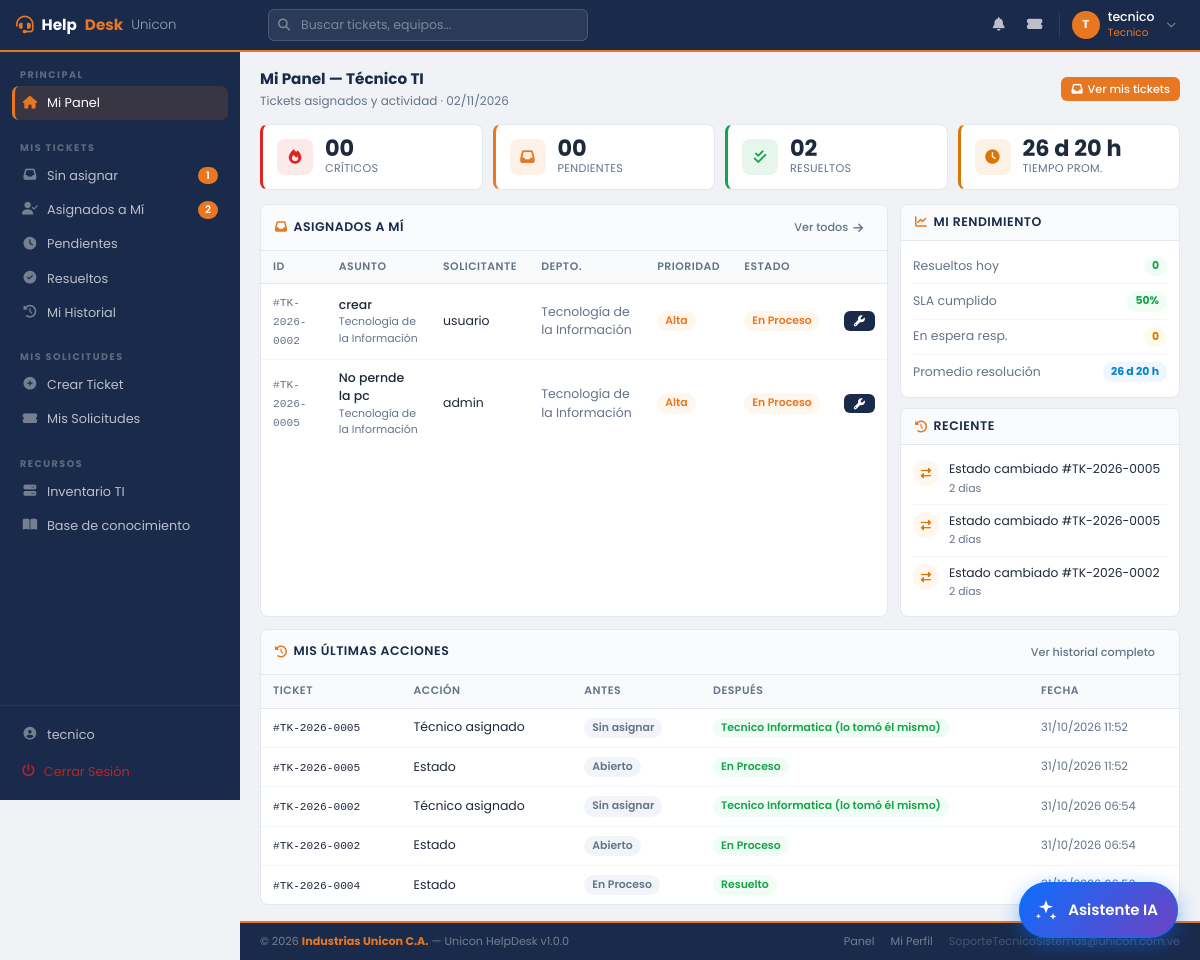
Screenshot of /tecnico/dashboard.php (signed in) with the database file from the repository.
### tables this page shows
CREATE TABLE `roles` (
  `id_rol` int(11) NOT NULL AUTO_INCREMENT,
  `nombre` varchar(50) NOT NULL,
  `descripcion` text DEFAULT NULL,
  `nivel_acceso` tinyint(1) NOT NULL DEFAULT 1,
  PRIMARY KEY (`id_rol`),
  UNIQUE KEY `nombre` (`nombre`)
);

CREATE TABLE `tickets` (
  `id_tickets` int(11) NOT NULL AUTO_INCREMENT,
  `codigo_ticket` varchar(20) NOT NULL,
  `asunto` varchar(200) NOT NULL,
  `descripcion` text NOT NULL,
  `fecha_creacion` datetime NOT NULL DEFAULT current_timestamp(),
  `fecha_cierre` datetime DEFAULT NULL,
  `id_usuario_solicitante` int(11) NOT NULL,
  `id_usuario_asignado` int(11) DEFAULT NULL,
  `id_departamento` int(11) NOT NULL,
  `id_categoria` int(11) NOT NULL,
  `id_prioridad` int(11) NOT NULL DEFAULT 2,
  `id_estado` int(11) NOT NULL DEFAULT 1,
  `id_inventario` int(11) DEFAULT NULL,
  `solucion` text DEFAULT NULL,
  `observaciones` text DEFAULT NULL,
  PRIMARY KEY (`id_tickets`),
  UNIQUE KEY `codigo_ticket` (`codigo_ticket`),
  KEY `fecha_creacion` (`fecha_creacion`),
  KEY `fk_ticket_categoria` (`id_categoria`),
  KEY `fk_ticket_usuario_asignado` (`id_usuario_asignado`),
  KEY `fk_ticket_usuario_solicitante` (`id_usuario_solicitante`),
  KEY `fk_ticket_prioridad` (`id_prioridad`),
  KEY `fk_ticket_departamento` (`id_departamento`),
  KEY `id_inventario` (`id_inventario`),
  KEY `id_estado` (`id_estado`),
  CONSTRAINT `fk_ticket_categoria` FOREIGN KEY (`id_categoria`) REFERENCES `categoria_incidencias` (`id_categoria`) ON UPDATE CASCADE,
  CONSTRAINT `fk_ticket_departamento` FOREIGN KEY (`id_departamento`) REFERENCES `departamentos` (`id_departamento`) ON UPDATE CASCADE,
  CONSTRAINT `fk_ticket_estado` FOREIGN KEY (`id_estado`) REFERENCES `estados_ticket` (`id_estado_ticket`) ON UPDATE CASCADE,
  CONSTRAINT `fk_ticket_inventario` FOREIGN KEY (`id_inventario`) REFERENCES `inventario_tecnologico` (`id_inventario`) ON UPDATE CASCADE,
  CONSTRAINT `fk_ticket_prioridad` FOREIGN KEY (`id_prioridad`) REFERENCES `prioridades` (`id_prioridad`) ON UPDATE CASCADE,
  CONSTRAINT `fk_ticket_usuario_asignado` FOREIGN KEY (`id_usuario_asignado`) REFERENCES `usuarios` (`id_usuario`) ON UPDATE CASCADE,
  CONSTRAINT `fk_ticket_usuario_solicitante` FOREIGN KEY (`id_usuario_solicitante`) REFERENCES `usuarios` (`id_usuario`) ON UPDATE CASCADE
);

CREATE TABLE `departamentos` (
  `id_departamento` int(11) NOT NULL AUTO_INCREMENT,
  `nombre` varchar(100) NOT NULL,
  `descripcion` text DEFAULT NULL,
  `estado` enum('activo','inactivo','clausurado') NOT NULL DEFAULT 'activo',
  PRIMARY KEY (`id_departamento`),
  UNIQUE KEY `nombre` (`nombre`)
);

CREATE TABLE `usuarios` (
  `id_usuario` int(11) NOT NULL AUTO_INCREMENT,
  `nombres` varchar(100) NOT NULL,
  `apellidos` varchar(100) NOT NULL,
  `correo` varchar(150) NOT NULL,
  `usuario_login` varchar(50) NOT NULL,
  `contraseña` varchar(255) NOT NULL,
  `telefono` varchar(20) DEFAULT NULL,
  `id_departamento` int(11) NOT NULL,
  `id_rol` int(11) NOT NULL DEFAULT 1,
  `estado` enum('activo','inactivo','reposo','pasante','vacaciones','suspendido') NOT NULL DEFAULT 'activo',
  PRIMARY KEY (`id_usuario`),
  UNIQUE KEY `correo` (`correo`),
  UNIQUE KEY `usuario_login` (`usuario_login`),
  KEY `id_departamento` (`id_departamento`),
  KEY `id_rol` (`id_rol`),
  CONSTRAINT `fk_usuario_departamento` FOREIGN KEY (`id_departamento`) REFERENCES `departamentos` (`id_departamento`) ON UPDATE CASCADE,
  CONSTRAINT `fk_usuario_rol` FOREIGN KEY (`id_rol`) REFERENCES `roles` (`id_rol`) ON UPDATE CASCADE
);

CREATE TABLE `prioridades` (
  `id_prioridad` int(11) NOT NULL AUTO_INCREMENT,
  `nombre` varchar(50) NOT NULL,
  `nivel` int(11) NOT NULL DEFAULT 2,
  `tiempo_respuesta_objetivo` int(11) NOT NULL DEFAULT 2880 COMMENT 'Guardar minutos',
  PRIMARY KEY (`id_prioridad`),
  UNIQUE KEY `nombre` (`nombre`)
);

CREATE TABLE `estados_ticket` (
  `id_estado_ticket` int(11) NOT NULL AUTO_INCREMENT,
  `nombre` varchar(50) NOT NULL,
  `descripcion` text DEFAULT NULL,
  PRIMARY KEY (`id_estado_ticket`),
  UNIQUE KEY `nombre` (`nombre`)
);

CREATE TABLE `historial_ticket` (
  `id_historial` int(11) NOT NULL AUTO_INCREMENT,
  `id_ticket` int(11) NOT NULL,
  `id_usuario` int(11) NOT NULL,
  `campo_modificado` varchar(100) NOT NULL,
  `valor_anterior` text DEFAULT NULL,
  `valor_nuevo` text NOT NULL,
  `fecha_cambio` datetime NOT NULL DEFAULT current_timestamp(),
  PRIMARY KEY (`id_historial`),
  KEY `fk_historial_usuario` (`id_usuario`),
  KEY `fk_historial_ticket` (`id_ticket`),
  CONSTRAINT `fk_historial_ticket` FOREIGN KEY (`id_ticket`) REFERENCES `tickets` (`id_tickets`) ON DELETE CASCADE ON UPDATE CASCADE,
  CONSTRAINT `fk_historial_usuario` FOREIGN KEY (`id_usuario`) REFERENCES `usuarios` (`id_usuario`)
);

### tecnico/dashboard.php (the view, shortened to what the rows shown need)
<?php
$colores_prioridad = [1=>'gris', 2=>'amarillo', 3=>'naranja', 4=>'rojo'];
$colores_estado    = [1=>'azul', 2=>'naranja', 3=>'gris', 4=>'verde', 5=>'gris'];
$id_tecnico = 0;
if (isset($_SESSION['usser'])) {
    $stmt_yo = $conexion->prepare("SELECT id_usuario FROM usuarios WHERE usuario_login = ?");
    $stmt_yo->bind_param("s", $_SESSION['usser']);
    $stmt_yo->execute();
    $yo = $stmt_yo->get_result()->fetch_assoc();
    $id_tecnico = $yo['id_usuario'] ?? 0;
}
$asignados_stmt = $conexion->prepare("
    SELECT t.id_tickets, t.codigo_ticket, t.asunto,
           sol.usuario_login AS sol_login,
           dep.nombre AS departamento_nombre,
           p.nombre AS prioridad_nombre, p.nivel AS prioridad_nivel,
           e.nombre AS estado_nombre, e.id_estado_ticket
    FROM tickets t
    JOIN usuarios sol ON t.id_usuario_solicitante = sol.id_usuario
    JOIN departamentos dep ON t.id_departamento = dep.id_departamento
    JOIN prioridades p ON t.id_prioridad = p.id_prioridad
    JOIN estados_ticket e ON t.id_estado = e.id_estado_ticket
    WHERE t.id_usuario_asignado = ? AND t.id_estado IN (" . TICKET_PROCESO . "," . TICKET_PENDIENTE . ")
    ORDER BY p.nivel DESC, t.fecha_creacion ASC
    LIMIT 4
");
$asignados_stmt->bind_param("i", $id_tecnico);
$asignados_stmt->execute();
$asignados = $asignados_stmt->get_result();
$acciones_stmt = $conexion->prepare("
    SELECT t.codigo_ticket, h.campo_modificado, h.valor_anterior, h.valor_nuevo, h.fecha_cambio
    FROM historial_ticket h JOIN tickets t ON h.id_ticket = t.id_tickets
    WHERE h.id_usuario = ? ORDER BY h.fecha_cambio DESC LIMIT 5
");
$acciones_stmt->bind_param("i", $id_tecnico);
$acciones_stmt->execute();
$acciones = $acciones_stmt->get_result();
include_once '../includes/header2.php';
include_once '../includes/sidebar.php';
?>
<main class="hd-main">
    <div class="hd-grid-8-4" style="margin-bottom:12px;">
        <div class="hd-card">
            <div style="overflow-x:auto;">
                <table class="hd-table">
                    <thead>
                        <tr><th>ID</th><th>Asunto</th><th>Solicitante</th><th>Depto.</th><th>Prioridad</th><th>Estado</th><th></th></tr>
                    </thead>
                    <tbody>
                        <?php while ($t = $asignados->fetch_assoc()): ?>
                        <tr>
                            <td><span style="font-family:monospace;color:var(--muted);font-size:0.7rem;">#<?= htmlspecialchars($t['codigo_ticket']) ?></span></td>
                            <td>
                                <div style="font-weight:500;font-size:0.78rem;"><?= htmlspecialchars($t['asunto']) ?></div>
                                <div style="font-size:0.68rem;color:var(--muted);"><?= htmlspecialchars($t['departamento_nombre']) ?></div>
                            </td>
                            <td><?= htmlspecialchars($t['sol_login']) ?></td>
                            <td style="color:var(--muted);"><?= htmlspecialchars($t['departamento_nombre']) ?></td>
                            <td><span class="hd-tag hd-tag-<?= $colores_prioridad[$t['prioridad_nivel']] ?? 'gris' ?>"><?= htmlspecialchars($t['prioridad_nombre']) ?></span></td>
                            <td><span class="hd-tag hd-tag-<?= $colores_estado[$t['id_estado_ticket']] ?? 'gris' ?>"><?= htmlspecialchars($t['estado_nombre']) ?></span></td>
                            <td><a href="ver_ticket.php?id=<?= $t['id_tickets'] ?>" class="hd-btn hd-btn-primary hd-btn-sm"><i class="fas fa-wrench"></i></a></td>
                        </tr>
                        <?php endwhile; ?>
                    </tbody>
                </table>
            </div>
        </div>
    </div>
    <div class="hd-card">
        <div style="overflow-x:auto;">
            <table class="hd-table">
                <thead><tr><th>Ticket</th><th>Acción</th><th>Antes</th><th>Después</th><th>Fecha</th></tr></thead>
                <tbody>
                    <?php while ($ac = $acciones->fetch_assoc()): ?>
                    <tr>
                        <td><span style="font-family:monospace;font-size:0.7rem;">#<?= htmlspecialchars($ac['codigo_ticket']) ?></span></td>
                        <td><?= htmlspecialchars($ac['campo_modificado']) ?></td>
                        <td><?= $ac['valor_anterior'] ? '<span class="hd-tag hd-tag-gris">' . htmlspecialchars($ac['valor_anterior']) . '</span>' : '—' ?></td>
                        <td><span class="hd-tag hd-tag-verde"><?= htmlspecialchars($ac['valor_nuevo']) ?></span></td>
                        <td style="color:var(--muted);font-size:0.72rem;"><?= date('d/m/Y H:i', strtotime($ac['fecha_cambio'])) ?></td>
                    </tr>
                    <?php endwhile; ?>
                </tbody>
            </table>
        </div>
    </div>
</main>
<?php include_once '../includes/footer2.php'; ?>

### includes/header2.php (shortened to what the rows shown need)
<?php
$usuario_activo = $_SESSION['usser'];
$rol_id         = (int)$_SESSION['id_rol'];
$rol_nombre     = match($rol_id) { 3=>'Administrador', 2=>'Técnico TI', 1=>'Usuario', default=>'—' };
try {
    $q_rn = $conexion->prepare("SELECT nombre FROM roles WHERE id_rol = ?");
    $q_rn->bind_param("i", $rol_id); $q_rn->execute();
    if ($f_rn = $q_rn->get_result()->fetch_assoc()) $rol_nombre = $f_rn['nombre'];
} catch (Throwable $e) {  }
?>
<!DOCTYPE html>
<html lang="es">
<head>
    <link rel="stylesheet" href="https://cdn.jsdelivr.net/npm/bootstrap@5.3.0/dist/css/bootstrap.min.css">
    <link rel="stylesheet" href="https://cdnjs.cloudflare.com/ajax/libs/font-awesome/6.4.0/css/all.min.css">
    <link rel="stylesheet" href="../assets/css/dashboard2.css">
</head>
<body>
<header class="hd-topbar">
    <div class="hd-topbar-right">
        <div style="position:relative;">
            <button class="hd-topbar-user" onclick="toggleUserMenu()" id="userBtn">
                <div class="hd-topbar-user-info">
                    <span class="hd-topbar-user-name"><?= htmlspecialchars($usuario_activo) ?></span>
                    <span class="hd-topbar-user-role"><?= $rol_nombre ?></span>
                </div>
            </button>
        </div>
    </div>
</header>

### rows the page displays
roles: nombre "Tecnico"
tickets: codigo_ticket "TK-2026-0002", asunto "crear", id_departamento.nombre "Tecnología de la Información", id_usuario_solicitante.usuario_login "usuario", id_prioridad.nombre "Alta", id_estado.nombre "En Proceso"
tickets: codigo_ticket "TK-2026-0005", asunto "No pernde la pc", id_departamento.nombre "Tecnología de la Información", id_usuario_solicitante.usuario_login "admin", id_prioridad.nombre "Alta", id_estado.nombre "En Proceso"
historial_ticket: id_ticket.codigo_ticket "TK-2026-0005", campo_modificado "Técnico asignado", valor_anterior "Sin asignar", valor_nuevo "Tecnico Informatica (lo tomó él mismo)", fecha_cambio "31/10/2026 11:52"
historial_ticket: id_ticket.codigo_ticket "TK-2026-0005", campo_modificado "Estado", valor_anterior "Abierto", valor_nuevo "En Proceso", fecha_cambio "31/10/2026 11:52"
historial_ticket: id_ticket.codigo_ticket "TK-2026-0002", campo_modificado "Técnico asignado", valor_anterior "Sin asignar", valor_nuevo "Tecnico Informatica (lo tomó él mismo)", fecha_cambio "31/10/2026 06:54"
historial_ticket: id_ticket.codigo_ticket "TK-2026-0002", campo_modificado "Estado", valor_anterior "Abierto", valor_nuevo "En Proceso", fecha_cambio "31/10/2026 06:54"
historial_ticket: id_ticket.codigo_ticket "TK-2026-0004", campo_modificado "Estado", valor_anterior "En Proceso", valor_nuevo "Resuelto", fecha_cambio "31/10/2026 06:50"

### other values shown
$inicial "T"
$usuario_activo "tecnico"
$n "1 2"
str_pad($criticos_n, 2, '0', STR_PAD_LEFT) "00"
str_pad($pendientes_n, 2, '0', STR_PAD_LEFT) "00"
str_pad($resueltos_n, 2, '0', STR_PAD_LEFT) "02"
$tiempo_prom "26 d 20 h"
$m[0] "Resueltos hoy"
$m[1] "0"
$m[0] "SLA cumplido"
$m[1] "50%"
$m[0] "En espera resp."
$m[0] "Promedio resolución"
$m[1] "26 d 20 h"
$a['texto'] "Estado cambiado #TK-2026-0005"
